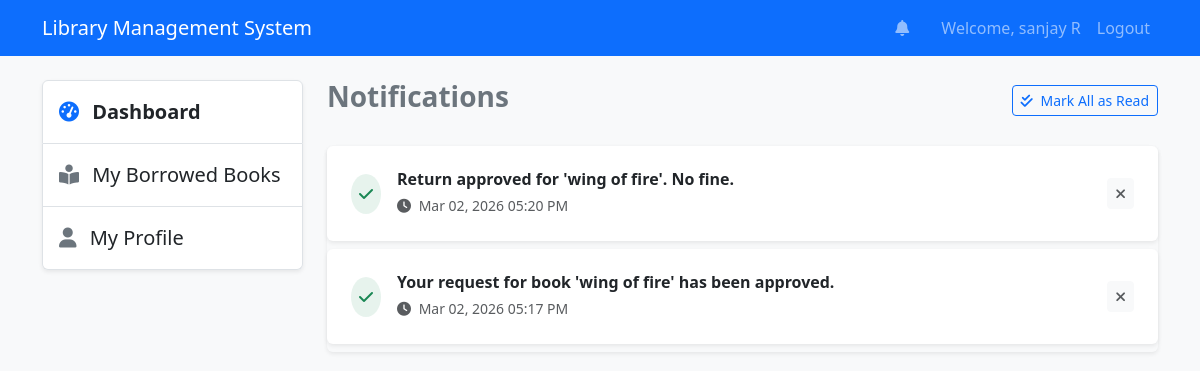
The page /notification/index (signed in) on the database its author committed.
### tables this page shows
CREATE TABLE `notifications` (
  `id` int(11) NOT NULL AUTO_INCREMENT,
  `user_id` int(11) DEFAULT NULL,
  `message` text DEFAULT NULL,
  `type` varchar(50) DEFAULT 'info',
  `status` varchar(20) DEFAULT 'pending',
  `created_at` datetime DEFAULT current_timestamp(),
  PRIMARY KEY (`id`),
  KEY `fk_notification_user` (`user_id`),
  CONSTRAINT `fk_notification_user` FOREIGN KEY (`user_id`) REFERENCES `users` (`id`) ON DELETE CASCADE
);

### controllers/NotificationController.php (called while the page is built, shortened)
<?php
class NotificationController extends Controller {
    private $notificationModel;
    public function __construct() {
        $this->notificationModel = $this->model('Notification');
    }
    public function index() {
        $notifications = $this->notificationModel->getPendingNotifications($_SESSION['user_id']);
        $data = [
            'notifications' => $notifications
        ];
        $this->view('user/notification', $data);
    }
}

### core/App.php (called while the page is built, shortened)
<?php
class App {
    protected $currentMethod = 'index';
    public function __construct() {
        $url = $this->getUrl();
        if (isset($url[0])) {
            if (file_exists('controllers/' . ucwords($url[0]) . 'Controller.php')) {
                unset($url[0]);
            }
        }
        $this->currentController = new $this->currentController;
        if (isset($url[1])) {
            if (method_exists($this->currentController, $url[1])) {
                $this->currentMethod = $url[1];
                unset($url[1]);
            }
        }
        $this->params = $url ? array_values($url) : [];
        call_user_func_array([$this->currentController, $this->currentMethod], $this->params);
    }
    public function getUrl() {
        if (isset($_GET['url'])) {
            $url = rtrim($_GET['url'], '/');
            $url = filter_var($url, FILTER_SANITIZE_URL);
            $url = explode('/', $url);
            return $url;
        }
        return [];
    }
}

### index.php (called while the page is built, shortened)
<?php
require_once 'config/database.php';
$app = new App();

### config/database.php (called while the page is built, shortened)
<?php
class Database {
    private $host = DB_HOST;
    private $user = DB_USER;
    private $pass = DB_PASS;
    private $dbname = DB_NAME;
    private $dbh;
    private $stmt;
    public function __construct() {
        $dsn = 'mysql:host=' . $this->host . ';dbname=' . $this->dbname;
        $options = array(
            PDO::ATTR_PERSISTENT => true,
            PDO::ATTR_ERRMODE => PDO::ERRMODE_EXCEPTION
        );
        try {
            $this->dbh = new PDO($dsn, $this->user, $this->pass, $options);
        } catch (PDOException $e) {
            $this->error = $e->getMessage();
            echo "Connection Error: " . $this->error;
        }
    }
    public function query($sql) {
        $this->stmt = $this->dbh->prepare($sql);
    }
    public function bind($param, $value, $type = null) {
        if (is_null($type)) {
            switch (true) {
                case is_int($value):
                    $type = PDO::PARAM_INT;
                    break;
            }
        }
        $this->stmt->bindValue($param, $value, $type);
    }
    public function execute() {
        return $this->stmt->execute();
    }
    public function resultSet() {
        $this->execute();
        return $this->stmt->fetchAll(PDO::FETCH_OBJ);
    }
}

### models/Notification.php (called while the page is built, shortened)
<?php
class Notification {
    private $db;
    public function __construct() {
        $this->db = new Database;
    }
    public function getPendingNotifications($user_id) {
        $this->db->query('SELECT * FROM notifications WHERE user_id = :user_id AND status = "pending" ORDER BY created_at DESC');
        $this->db->bind(':user_id', $user_id);
        return $this->db->resultSet();
    }
}

### views/user/notification.php (the view, shortened to what this page needs)
<?php require_once 'views/layouts/header.php'; ?>
<div class="row">
    <div class="col-md-3">
        <?php require_once 'views/layouts/user_sidebar.php'; ?>
    </div>
    <div class="col-md-9">
        <div class="d-flex justify-content-between align-items-center mb-4">
            <h1 class="h3 text-secondary fw-bold">Notifications</h1>
            <?php if(!empty($data['notifications'])): ?>
                <form action="<?php echo URLROOT; ?>/notification/mark_all_read" method="post" class="ajax-form">
                    <button type="submit" class="btn btn-outline-primary btn-sm">
                        <i class="fas fa-check-double me-1"></i> Mark All as Read
                    </button>
                </form>
            <?php endif; ?>
        </div>
        <?php if(empty($data['notifications'])): ?>
            <div class="card shadow-sm border-0">
                <div class="card-body text-center py-5">
                    <div class="empty-state">
                        <i class="fas fa-bell-slash empty-state-icon text-muted" style="font-size: 3rem;"></i>
                        <h5 class="mt-3">No new notifications</h5>
                        <p class="text-muted">You're all caught up!</p>
                    </div>
                </div>
            </div>
        <?php else: ?>
            <div class="list-group shadow-sm">
                <?php foreach($data['notifications'] as $notification): ?>
                    <div class="list-group-item list-group-item-action p-4 border-0 mb-2 rounded shadow-sm d-flex justify-content-between align-items-center bg-white">
                        <div class="d-flex align-items-start">
                            <div class="me-3 mt-1">
                                <?php if($notification->type == 'success'): ?>
                                    <div class="icon-circle bg-success bg-opacity-10 text-success p-2 rounded-circle">
                                        <i class="fas fa-check"></i>
                                    </div>
                                <?php elseif($notification->type == 'danger'): ?>
                                    <div class="icon-circle bg-danger bg-opacity-10 text-danger p-2 rounded-circle">
                                        <i class="fas fa-times"></i>
                                    </div>
                                <?php elseif($notification->type == 'warning'): ?>
                                    <div class="icon-circle bg-warning bg-opacity-10 text-warning p-2 rounded-circle">
                                        <i class="fas fa-exclamation-triangle"></i>
                                    </div>
                                <?php else: ?>
                                    <div class="icon-circle bg-info bg-opacity-10 text-info p-2 rounded-circle">
                                        <i class="fas fa-info"></i>
                                    </div>
                                <?php endif; ?>
                            </div>
                            <div>
                                <h6 class="mb-1 text-dark fw-bold"><?php echo $notification->message; ?></h6>
                                <small class="text-muted">
                                    <i class="fas fa-clock me-1"></i>
                                    <?php echo date('M d, Y h:i A', strtotime($notification->created_at)); ?>
                                </small>
                            </div>
                        </div>
                        <div class="ms-3">
                            <form action="<?php echo URLROOT; ?>/notification/mark_read/<?php echo $notification->id; ?>" method="post" class="ajax-form">
                                <button type="submit" class="btn btn-sm btn-light text-muted" title="Mark as Read">
                                    <i class="fas fa-times"></i>
                                </button>
                            </form>
                        </div>
                    </div>
                <?php endforeach; ?>
            </div>
        <?php endif; ?>
    </div>
</div>
<?php require_once 'views/layouts/footer.php'; ?>

### assets/css/style.css (style rules this page uses)
:root { --primary-color: #0d6efd; --secondary-color: #6c757d; --success-color: #198754; --danger-color: #dc3545; --warning-color: #ffc107; --light-bg: #f8f9fa; --card-shadow: 0 4px 6px rgba(0, 0, 0, 0.05); --card-hover-shadow: 0 10px 20px rgba(0, 0, 0, 0.1); --transition-speed: 0.3s; }
body { background-color: var(--light-bg); font-family: 'Segoe UI', Tahoma, Geneva, Verdana, sans-serif; }

### rows shown on the page
notifications: type "success" (drawn), message "Return approved for 'wing of fire'. No fine.", created_at "Mar 02, 2026 05:20 PM"
notifications: type "success" (drawn), message "Your request for book 'wing of fire' has been approved.", created_at "Mar 02, 2026 05:17 PM"

### other values the page prints
SITENAME "Library Management System"
$_SESSION['user_name'] "sanjay R"
